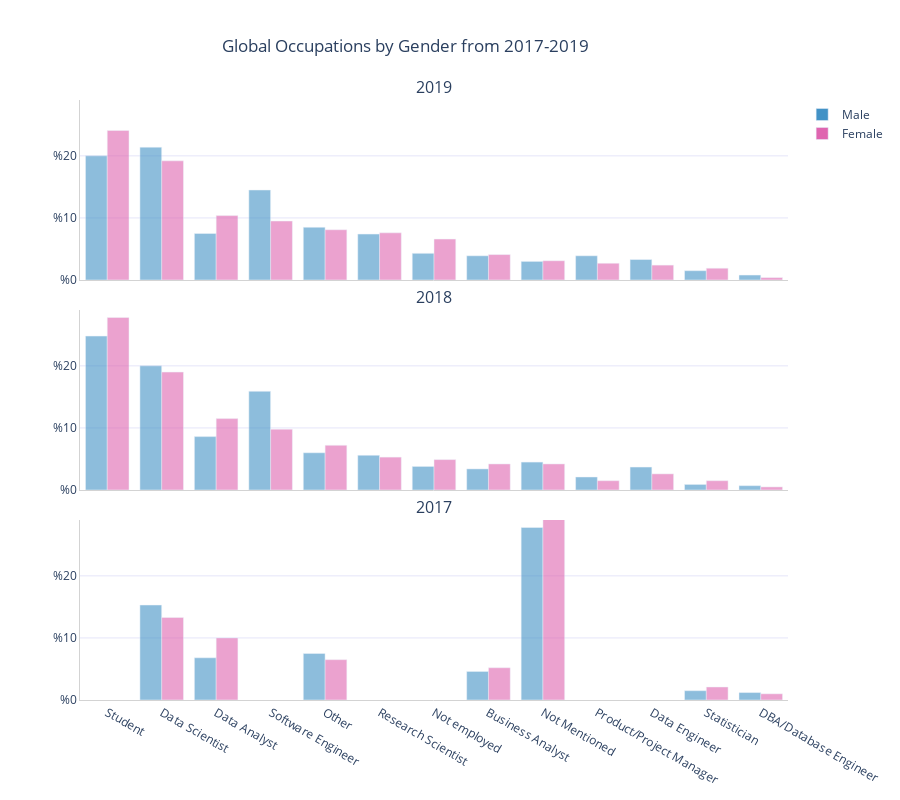

Notebook code cell kept with this figure:
### Markdown cell above
# Occupation

### Code cell
# Creating dataframe of role percentages for each gender.
df_role = df.groupby(["Role", "Gender"]).count()["Ones"].unstack()
df_role = get_percentage(df_role)
df_role.sort_values(by=["Female"], ascending=False, inplace=True)

# Creating a dataframe of the 2018 survey.
dic_2018 = {
    'Middle East': ['Iran, Islamic Republic of...',
                    'Israel', 'Saudi Arabia', 'Turkey'],
    'Africa': ['Egypt', 'Kenya', 'Morocco', 'Nigeria', 'Tunisia'],
    'North America': ['Canada', 'United States'],
    'South America': ['Argentina', 'Brazil', 'Chile', 'Colombia',
                      'Mexico', 'Peru'],
    'Europe': ['Austria', 'Belarus', 'Belgium', 'Czech Republic', 'Denmark',
               'France', 'Germany', 'Greece', 'Hungary', 'Ireland', 'Italy',
               'Netherlands', 'Norway', 'Poland', 'Portugal', 'Romania',
               'Spain', 'Sweden', 'Switzerland', 'Ukraine', 'United Kingdom'],
    'Oceana': ['Australia', 'New Zealand'],
    'Asia': ['Bangladesh', 'China', 'Hong Kong', 'India',
             'Japan', 'Pakistan',
             'Republic of Korea', 'Russia', 'Singapore',
             'South Korea'],
    'South East Asia': ['Indonesia', 'Thailand', 'Malaysia',
                        'Philippines', 'Vietnam']
}

cols = ["Gender", "Country", "Age", "Role"]
df_2018 = build_datafarme(mc_2018, cols, dic_2018)

# Removing roles that are not found in 2019 roles.
for role in df_2018.groupby(["Role"]).count().index:
    if role not in df.groupby(["Role"]).count().index:
        df_2018.drop(df_2018[df_2018["Role"] == role].index, inplace=True)

# Creating dataframe of role percentages for each gender in 2018 survey.
df_role_2018 = df_2018.groupby(["Role", "Gender"]).count()["Ones"].unstack()
df_role_2018 = get_percentage(df_role_2018)
df_role_2018 = df_role_2018.reindex(df_role.index)

# Creating a dataframe of the 2017 survey.
cols = ["Gender", "Country", "Age", "Role"]
df_2017 = build_datafarme(mc_2017, cols, dic)

# Creating dataframe of role percentages for each gender in 2017 survey.
df_role_2017 = df_2017.groupby(["Role", "Gender"]).count()["Ones"].unstack()
df_role_2017 = get_percentage(df_role_2017)
df_role_2017 = df_role_2017.reindex(df_role.index)


# Plotting subplots of roles by genders, for years 2017-2019.
fig = make_subplots(
    rows=3, cols=1, shared_xaxes=True, vertical_spacing=0.05,
    subplot_titles=("2019", "2018", "2017")
)
# Plot 2017
fig.add_bar(name="Male", x=df_role_2017.index, y=df_role_2017["Male"].round(1),
            marker=dict(color="royalblue", opacity=0.6),
            marker_color=blues[2],
            hovertemplate="<i>%{label} <br>%{y} </br>",
            row=3, col=1)

fig.add_bar(name="Female", x=df_role_2017.index, y=df_role_2017["Female"].round(1),
            marker=dict(color="tomato", opacity=0.6),
            marker_color=pinks[2],
            hovertemplate="<i>%{label} <br>%{y} </br>",
            row=3, col=1)

# Plot 2018
fig.add_bar(name="Male", x=df_role_2018.index, y=df_role_2018["Male"].round(1),
            showlegend=False,
            marker=dict(color="royalblue", opacity=0.6),
            marker_color=blues[2],
            hovertemplate="<i>%{label} <br>%{y} </br>",
            row=2, col=1)

fig.add_bar(name="Female", x=df_role_2018.index, y=df_role_2018["Female"].round(1),
            showlegend=False,
            marker=dict(color="tomato", opacity=0.6),
            marker_color=pinks[2],
            hovertemplate="<i>%{label} <br>%{y} </br>",
            row=2, col=1)

# Plot 2019
fig.add_bar(name="Male", x=df_role.index, y=df_role["Male"].round(1),
            showlegend=False,
            marker=dict(color="royalblue", opacity=0.6),
            marker_color=blues[2],
            hovertemplate="<i>%{label} <br>%{y} </br>",
            row=1, col=1)

fig.add_bar(name="Female", x=df_role.index, y=df_role["Female"].round(1),
            showlegend=False,
            marker=dict(color="tomato", opacity=0.6),
            marker_color=pinks[2],
            hovertemplate="<i>%{label} <br>%{y} </br>",
            row=1, col=1)

fig.update_layout(height=800,
                  title={
                      'text': "Global Occupations by Gender from 2017-2019",
                      'y': 0.95,
                      'x': 0.45,
                      'xanchor': 'center',
                      'yanchor': 'top'},
                  plot_bgcolor='#fff',
                  legend=dict(itemclick=False)
                  )

fig.update_yaxes(range=[0, 29],
                 tickprefix="%",
                 showline=True, linewidth=1, linecolor='lightgrey',
                 showgrid=True, gridcolor='lavender')
fig.update_xaxes(showline=True, linewidth=1, linecolor='lightgrey')

fig.show()

### Figure 1 — Plotly figure (JSON) as saved in the notebook; plotly's stock layout.template omitted (floating-point values rounded to 4 significant figures)
{"data": [{"hovertemplate": "<i>%{label} <br>%{y} </br>", "marker": {"color": "rgb(66,146,198)", "opacity": 0.6}, "name": "Male", "type": "bar", "x": ["Student", "Data Scientist", "Data Analyst", "Software Engineer", "Other", "Research Scientist", "Not employed", "Business Analyst", "Not Mentioned", "Product/Project Manager", "Data Engineer", "Statistician", "DBA/Database Engineer"], "xaxis": "x3", "y": [null, 15.3, 6.8, null, 7.5, null, null, 4.6, 27.8, null, null, 1.5, 1.2], "yaxis": "y3"}, {"hovertemplate": "<i>%{label} <br>%{y} </br>", "marker": {"color": "rgb(223,101,176)", "opacity": 0.6}, "name": "Female", "type": "bar", "x": ["Student", "Data Scientist", "Data Analyst", "Software Engineer", "Other", "Research Scientist", "Not employed", "Business Analyst", "Not Mentioned", "Product/Project Manager", "Data Engineer", "Statistician", "DBA/Database Engineer"], "xaxis": "x3", "y": [null, 13.3, 10, null, 6.5, null, null, 5.2, 34.9, null, null, 2.1, 1], "yaxis": "y3"}, {"hovertemplate": "<i>%{label} <br>%{y} </br>", "marker": {"color": "rgb(66,146,198)", "opacity": 0.6}, "name": "Male", "showlegend": false, "type": "bar", "x": ["Student", "Data Scientist", "Data Analyst", "Software Engineer", "Other", "Research Scientist", "Not employed", "Business Analyst", "Not Mentioned", "Product/Project Manager", "Data Engineer", "Statistician", "DBA/Database Engineer"], "xaxis": "x2", "y": [24.8, 20, 8.6, 15.9, 6, 5.6, 3.8, 3.4, 4.5, 2.1, 3.7, 0.9, 0.7], "yaxis": "y2"}, {"hovertemplate": "<i>%{label} <br>%{y} </br>", "marker": {"color": "rgb(223,101,176)", "opacity": 0.6}, "name": "Female", "showlegend": false, "type": "bar", "x": ["Student", "Data Scientist", "Data Analyst", "Software Engineer", "Other", "Research Scientist", "Not employed", "Business Analyst", "Not Mentioned", "Product/Project Manager", "Data Engineer", "Statistician", "DBA/Database Engineer"], "xaxis": "x2", "y": [27.8, 19, 11.5, 9.8, 7.2, 5.3, 4.9, 4.2, 4.2, 1.5, 2.6, 1.5, 0.5], "yaxis": "y2"}, {"hovertemplate": "<i>%{label} <br>%{y} </br>", "marker": {"color": "rgb(66,146,198)", "opacity": 0.6}, "name": "Male", "showlegend": false, "type": "bar", "x": ["Student", "Data Scientist", "Data Analyst", "Software Engineer", "Other", "Research Scientist", "Not employed", "Business Analyst", "Not Mentioned", "Product/Project Manager", "Data Engineer", "Statistician", "DBA/Database Engineer"], "xaxis": "x", "y": [20, 21.4, 7.5, 14.5, 8.5, 7.4, 4.3, 3.9, 3, 3.9, 3.3, 1.5, 0.8], "yaxis": "y"}, {"hovertemplate": "<i>%{label} <br>%{y} </br>", "marker": {"color": "rgb(223,101,176)", "opacity": 0.6}, "name": "Female", "showlegend": false, "type": "bar", "x": ["Student", "Data Scientist", "Data Analyst", "Software Engineer", "Other", "Research Scientist", "Not employed", "Business Analyst", "Not Mentioned", "Product/Project Manager", "Data Engineer", "Statistician", "DBA/Database Engineer"], "xaxis": "x", "y": [24.1, 19.2, 10.4, 9.5, 8.1, 7.6, 6.6, 4.1, 3.1, 2.7, 2.4, 1.9, 0.4], "yaxis": "y"}], "layout": {"annotations": [{"font": {"size": 16}, "showarrow": false, "text": "2019", "x": 0.5, "xanchor": "center", "xref": "paper", "y": 1, "yanchor": "bottom", "yref": "paper"}, {"font": {"size": 16}, "showarrow": false, "text": "2018", "x": 0.5, "xanchor": "center", "xref": "paper", "y": 0.65, "yanchor": "bottom", "yref": "paper"}, {"font": {"size": 16}, "showarrow": false, "text": "2017", "x": 0.5, "xanchor": "center", "xref": "paper", "y": 0.3, "yanchor": "bottom", "yref": "paper"}], "height": 800, "legend": {"itemclick": false}, "plot_bgcolor": "#fff", "title": {"text": "Global Occupations by Gender from 2017-2019", "x": 0.45, "xanchor": "center", "y": 0.95, "yanchor": "top"}, "xaxis": {"anchor": "y", "domain": [0, 1], "linecolor": "lightgrey", "linewidth": 1, "matches": "x3", "showline": true, "showticklabels": false}, "xaxis2": {"anchor": "y2", "domain": [0, 1], "linecolor": "lightgrey", "linewidth": 1, "matches": "x3", "showline": true, "showticklabels": false}, "xaxis3": {"anchor": "y3", "domain": [0, 1], "linecolor": "lightgrey", "linewidth": 1, "showline": true}, "yaxis": {"anchor": "x", "domain": [0.7, 1], "gridcolor": "lavender", "linecolor": "lightgrey", "linewidth": 1, "range": [0, 29], "showgrid": true, "showline": true, "tickprefix": "%"}, "yaxis2": {"anchor": "x2", "domain": [0.35, 0.65], "gridcolor": "lavender", "linecolor": "lightgrey", "linewidth": 1, "range": [0, 29], "showgrid": true, "showline": true, "tickprefix": "%"}, "yaxis3": {"anchor": "x3", "domain": [0, 0.3], "gridcolor": "lavender", "linecolor": "lightgrey", "linewidth": 1, "range": [0, 29], "showgrid": true, "showline": true, "tickprefix": "%"}}}
